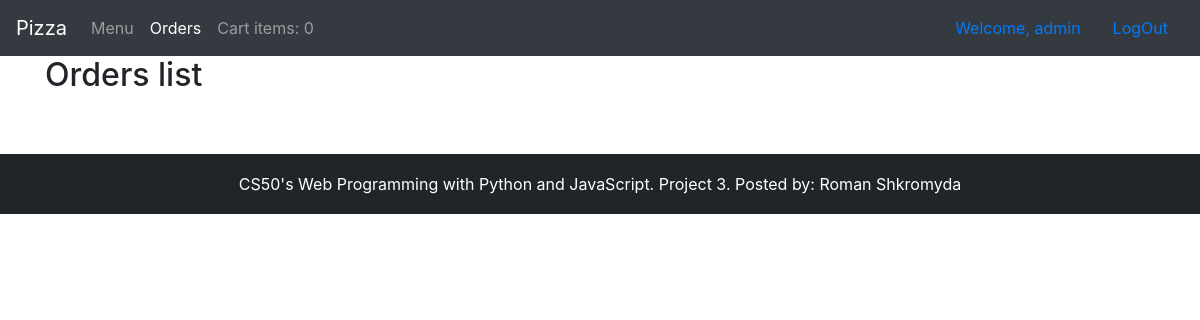
The page /orders/ (signed in) on the database as committed earlier.
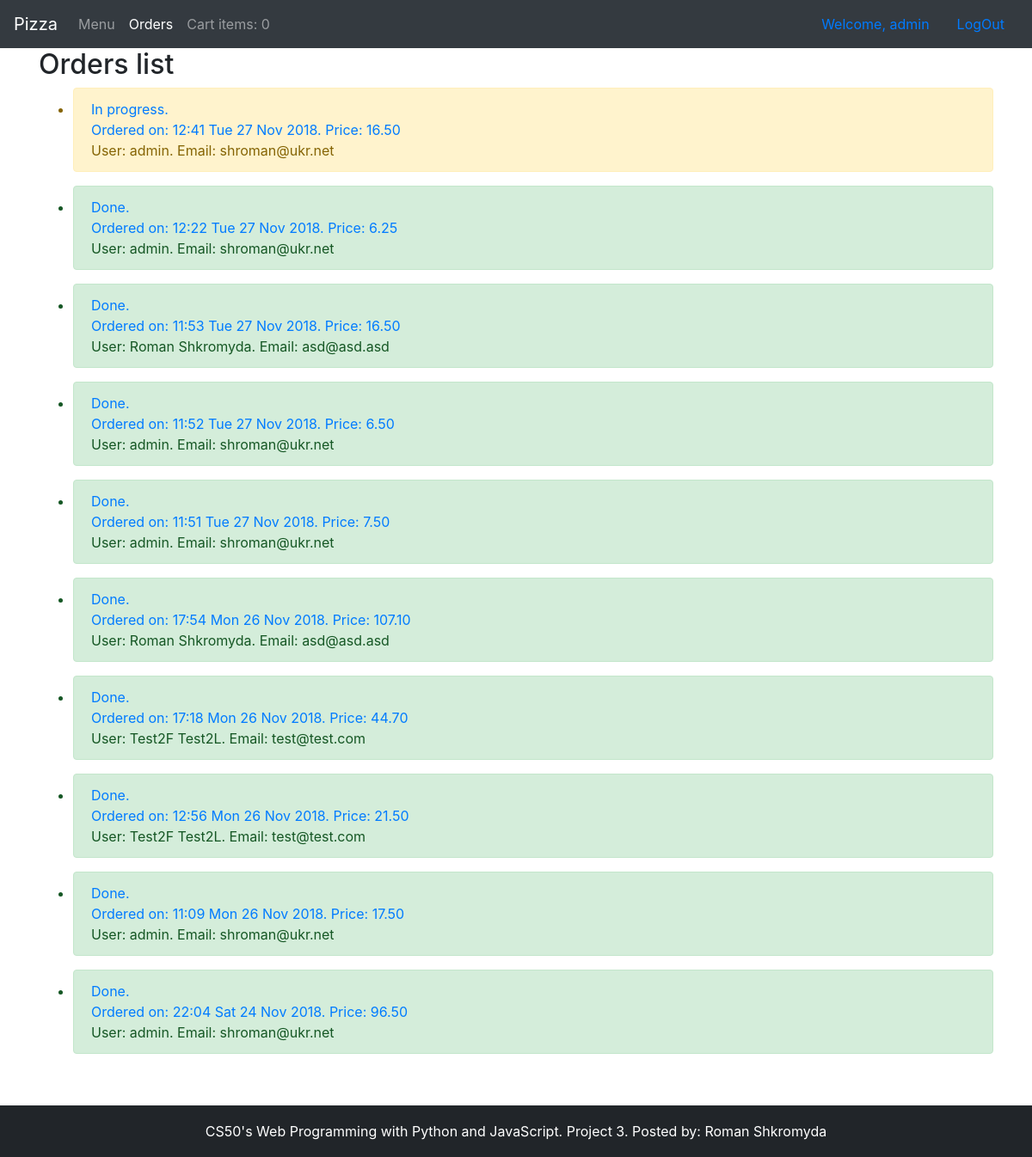
The same page on the database as committed later.
### orders/models.py (models this page shows, shortened)
class Order(models.Model):
    created_by = models.ForeignKey(User, on_delete=models.CASCADE)
    created_on = models.DateTimeField(auto_now_add=True)
    done = models.BooleanField(default=False)
    total = models.DecimalField(max_digits=6, decimal_places=2)

### orders/views.py (the view)
# urls.py: path('orders/', OrdersList.as_view(), name="orders"),
class OrdersList(LoginRequiredMixin, ListView):
    login_url = '/login/'
    context_object_name = "user_orders"
    def get_queryset(self):
        if self.request.user.is_staff:
            return Order.objects.all().order_by('-created_on')
        else:
            return Order.objects.filter(created_by=self.request.user).order_by('-created_on')

### orders/templates/orders/order_list.html (shortened to what this page needs)
{% extends "orders/layout.html" %}
{% block content %}
    <h2>Orders list</h2>
    {% if user.is_authenticated %}
        <ul>
            {% if user.is_staff %}
                {% for order in object_list %}
                    <li class="alert {% if order.done %}alert-success{% else %}alert-warning{% endif %}">
                        <a href="{% url 'order-detail' order.id %}">
                            {% if order.done %}Done.<br>{% else %}In progress.<br>{% endif %}
                            Ordered on: {{ order.created_on|time:"H:i" }} {{ order.created_on|date:"D d M Y" }}. Price: {{ order.total }}<br>
                        </a>
                    User: {% firstof order.created_by.get_full_name order.created_by.username %}. Email: {{ order.created_by.email }}
                    </li>
                {% endfor %}
            {% endif %}
        </ul>
    {% else %}
        <h2>Please <a href="{% url 'login' %}">login</a> to view orders.</h2>
    {% endif %}
{% endblock %}

### orders/templates/orders/layout.html (shortened to what this page needs)
<!DOCTYPE html>
<html lang="en">
<head>
    {% load static %}
    {% load bootstrap4 %}
    {% bootstrap_css %}
    <link rel="stylesheet" type="text/css" href="{% static 'orders/style.css' %}">
</head>
<body>
<nav class="navbar navbar-expand-md navbar-dark bg-dark">
    <a class="navbar-brand" href="#">Pizza</a>
    <div class="navbar-collapse collapse" id="navbarsExample04" style="">
        <ul class="navbar-nav mr-auto">
            <li class="nav-item {% if request.path == "/" %} active {% endif %}">
                <a class="nav-link" href="{% url 'index' %}">Menu <span class="sr-only">(current)</span></a>
            </li>
            {% if user.is_authenticated %}
                <li class="nav-item {% if "order" in request.path %} active {% endif %}">
                    <a class="nav-link" href="{% url 'orders' %}">Orders</a>
                </li>
                <li class="nav-item nav-link">Cart items: {{ request.session.cart_items|length }}</li>
            {% endif %}
        </ul>
        {% if not user.is_authenticated %}
            <form class="form-inline" action="{% url 'login' %}" method="post">
                {% csrf_token %}
                <div class="form-group">
                    <label for="id_username">Username:</label>
                    <input class="form-control" id="id_username" name="username" type="text" placeholder="Username"/>
                </div>
                <div class="form-group">
                    <label for="id_password">Password:</label>
                    <input class="form-control" id="id_password" name="password" type="password" placeholder="Password"/>
                </div>
                <input class="btn btn-default" type="submit" value="Login"/>
            </form>
            <a class="nav-link" href="{% url 'register' %}">Register</a>
        {% else %}
            <a class="nav-link" href="{% url 'profile' %}">Welcome, {{ user.username }}</a>
            <a class="nav-link" href="{% url 'logout' %}">LogOut</a>
        {% endif %}
    </div>
</nav>
<div class="container">
    {% block content %}
    {% endblock %}
</div>
<footer>
    <div>
        <span>CS50's Web Programming with Python and JavaScript. Project 3.</span>
        <span>Posted by: Roman Shkromyda</span>
    </div>
</footer>
</body>
</html>

### orders/static/orders/style.css (style rules this page uses)
footer { height: 60px; line-height: 60px; max-width: content-box; background-color: #212529; color: white; text-align: center; margin-top: 60px; }

Rows that differ between the two databases and show on the page:
added Order: done "In progress.", created_on "12:41", created_on "Tue 27 Nov 2018", total "16.50", created_by.username "admin", created_by.email "shroman@ukr.net"
added Order: done "Done.", created_on "12:22", created_on "Tue 27 Nov 2018", total "6.25", created_by.username "admin", created_by.email "shroman@ukr.net"
added Order: done "Done.", created_on "11:53", created_on "Tue 27 Nov 2018", total "16.50", created_by.last_name "Roman Shkromyda", created_by.email "asd@asd.asd"
added Order: done "Done.", created_on "11:52", created_on "Tue 27 Nov 2018", total "6.50", created_by.username "admin", created_by.email "shroman@ukr.net"
added Order: done "Done.", created_on "11:51", created_on "Tue 27 Nov 2018", total "7.50", created_by.username "admin", created_by.email "shroman@ukr.net"
added Order: done "Done.", created_on "17:54", created_on "Mon 26 Nov 2018", total "107.10", created_by.last_name "Roman Shkromyda", created_by.email "asd@asd.asd"
added Order: done "Done.", created_on "17:18", created_on "Mon 26 Nov 2018", total "44.70", created_by.last_name "Test2F Test2L", created_by.email "test@test.com"
added Order: done "Done.", created_on "12:56", created_on "Mon 26 Nov 2018", total "21.50", created_by.last_name "Test2F Test2L", created_by.email "test@test.com"
added Order: done "Done.", created_on "11:09", created_on "Mon 26 Nov 2018", total "17.50", created_by.username "admin", created_by.email "shroman@ukr.net"
added Order: done "Done.", created_on "22:04", created_on "Sat 24 Nov 2018", total "96.50", created_by.username "admin", created_by.email "shroman@ukr.net"
